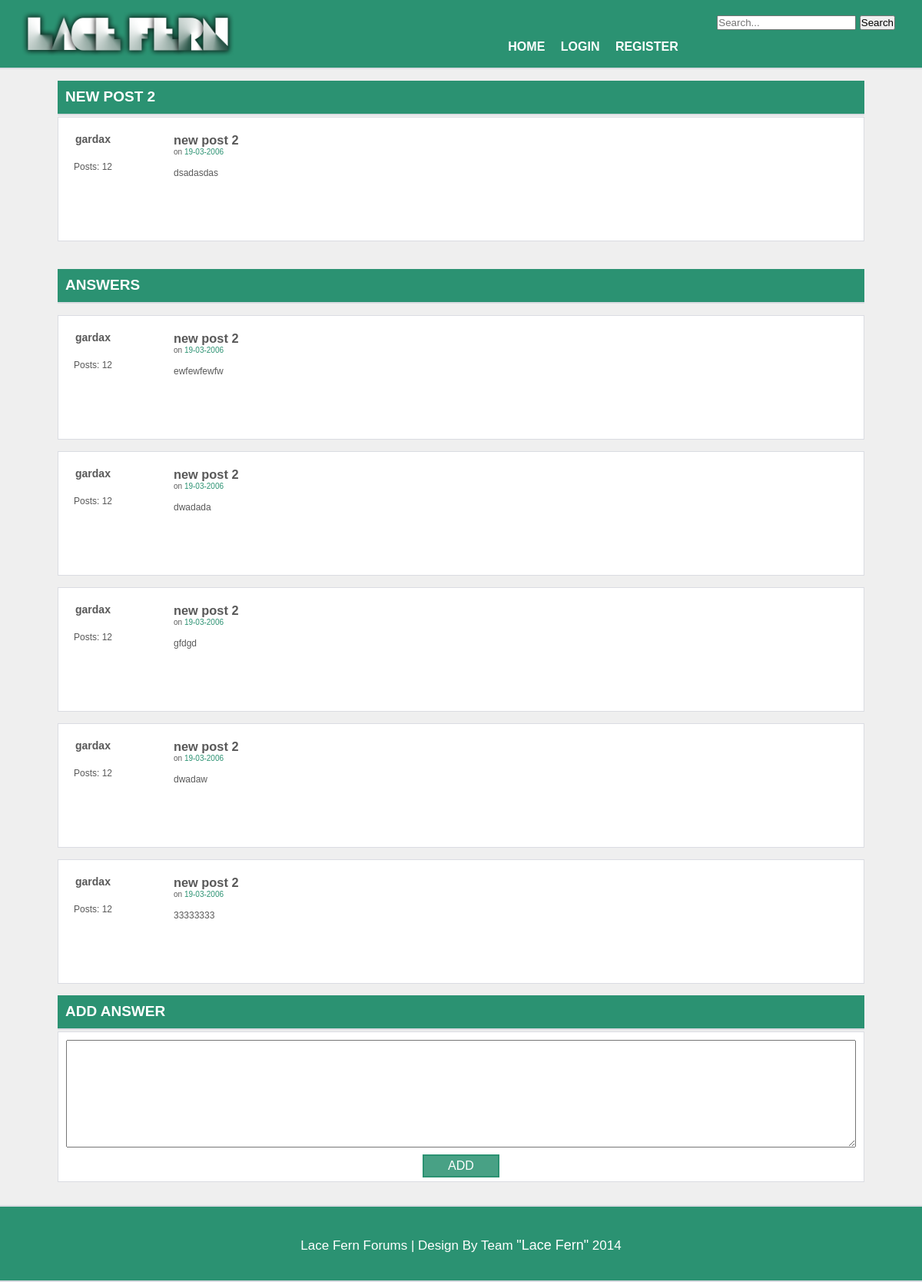
The page /?page=question&id=14 on the database its author committed.
### tables this page shows
CREATE TABLE IF NOT EXISTS `posts` (
  `id` int(11) NOT NULL AUTO_INCREMENT,
  `title` varchar(500) NOT NULL,
  `summary` text NOT NULL,
  `text` text NOT NULL,
  `category_id` int(11) NOT NULL,
  `user_id` int(11) NOT NULL,
  `votes` int(11) NOT NULL DEFAULT '0',
  `answers` int(11) DEFAULT '0',
  `best_answer_id` int(11) DEFAULT NULL,
  PRIMARY KEY (`id`),
  KEY `category_id` (`category_id`,`user_id`),
  KEY `best_answer_id` (`best_answer_id`),
  KEY `category_id_2` (`category_id`),
  KEY `best_answer_id_2` (`best_answer_id`),
  KEY `category_id_3` (`category_id`),
  KEY `user_id` (`user_id`)
);

CREATE TABLE IF NOT EXISTS `users` (
  `id` int(11) NOT NULL AUTO_INCREMENT,
  `username` varchar(100) NOT NULL,
  `email` varchar(100) NOT NULL,
  `first_name` varchar(50) NOT NULL,
  `last_name` varchar(50) NOT NULL,
  `password` varchar(100) NOT NULL,
  `gender_id` int(11) NOT NULL,
  `salt` varchar(300) NOT NULL,
  `session_key` varchar(100) DEFAULT NULL,
  `isAdmin` tinyint(1) NOT NULL DEFAULT '0',
  PRIMARY KEY (`id`),
  UNIQUE KEY `email` (`email`),
  UNIQUE KEY `username` (`username`),
  KEY `gender_id` (`gender_id`),
  KEY `session_key` (`session_key`)
);

CREATE TABLE IF NOT EXISTS `replies` (
  `id` int(11) NOT NULL AUTO_INCREMENT,
  `text` text NOT NULL,
  `user_id` int(11) NOT NULL,
  `post_id` int(11) NOT NULL,
  `votes` int(11) NOT NULL DEFAULT '0',
  PRIMARY KEY (`id`),
  KEY `user_id` (`user_id`,`post_id`),
  KEY `user_id_2` (`user_id`),
  KEY `post_id` (`post_id`)
);

### Manager/postsManager.php (called while the page is built, shortened)
<?php
require_once('Models/Post.php');
class PostsManager{
    private $pdo;
    function __construct() {
        $this->pdo = new PDO('mysql:host=localhost;dbname=forum', DATABASE_USER);
        $this->pdo->setAttribute(PDO::ATTR_ERRMODE, PDO::ERRMODE_EXCEPTION);
    }
    function getPostByIDAll($id) {
        $query = $this->pdo->prepare("SELECT *
                                          FROM posts
                                          JOIN users ON posts.user_id = users.id
                                          WHERE posts.id = :id");
        $query->bindParam(':id', $id);
        $query->execute();
        $data = $query->fetch();
        if ($data) {
            return new Post($data);
        }
        return null;
    }
}

### Service/postsService.php (called while the page is built, shortened)
<?php
require_once('Manager/postsManager.php');
class PostsService{
    private $manager;
    function __construct() {
        $this->manager = new PostsManager();
    }
    function getPostByIDAll($id) {
        return $this->manager->getPostByIDAll($id);
    }
}

### Models/Post.php (called while the page is built, shortened)
<?php
class Post {
    private $title;
    private $text;
    private $username;
    function __construct($userData = null) {
        if(isset($userData['title'])){
            $this->title = $userData['title'];
        }
        if(isset($userData['text'])){
            $this->text = $userData['text'];
        }
        if(isset($userData['username'])){
            $this->username = $userData['username'];
        }
    }
    public function getTitle()
    {
        return $this->title;
    }
    public function getText()
    {
        return $this->text;
    }
    public function getUsername()
    {
        return $this->username;
    }
}

### Manager/replyManager.php (called while the page is built, shortened)
<?php
class replyManager {
    private $pdo;
    function __construct() {
        $this->pdo = new PDO('mysql:host=localhost;dbname=forum', DATABASE_USER);
        $this->pdo->setAttribute(PDO::ATTR_ERRMODE, PDO::ERRMODE_EXCEPTION);
    }
    function getAllRepliesByTopicID($id){
        $query = $this->pdo->prepare("SELECT *
                                          FROM replies
                                          JOIN users ON replies.user_id = users.id
                                          WHERE post_id LIKE :id");
        $query->bindParam(':id', $id);
        $query->execute();
        $data = $query->fetchAll();
        $allReplies = [];
        foreach ($data as $reply){
            array_push($allReplies, $reply);
        }
        return $allReplies;
    }
}

### views/question.php (the view, shortened to what this page needs)
<main>
    <?php
    $postID = 0;
    if (isset($_GET['id'])){
        $postID = $_GET['id'];
    } else {
        header("Location: ?page=error&error=Use the main page to see posts");
    }
    $postService = new PostsService();
    $post = $postService->getPostByIDAll($postID);
    ?>
    <section class="messageSection question">
        <header>
            <h1 style="display: inline-block"><?php echo $post->getTitle()?></h1>
         </header>
        <article>
            <div class="userHolder">
                <h4><?php echo $post->getUsername();?></h4>
                <span style="width:100px; text-align: left">Posts: 12</span>
            </div>
            <div class="messageHolder">
                <h3><?php echo $post->getTitle()?></h3>
                <p>on <span>19-03-2006</span></p>
                <div class="message">
                    <p><?php echo $post->getText()?></p>
                </div>
            </div>
        </article>
    </section>
    <?php
    $replyManager = new replyManager();
    $allReplies = $replyManager->getAllRepliesByTopicID($postID);
    if (count($allReplies) < 1){ ?>
        <section class="messageSection">
            <header>
                <h1>Answers: None</h1>
            </header>
        </section>
    <?php
    } else {?>
        <section class="messageSection">
            <header>
                <h1>Answers</h1>
            </header>
        </section>
    <?php
    foreach ($allReplies as $reply){ ?>
        <section class="messageSection">
            <article>
                <div class="userHolder">
                    <h4><?php echo $reply[6]?></h4>
                    <span style="width:100px; text-align: left">Posts: 12</span>
                </div>
                <div class="messageHolder">
                    <h3><?php echo $post->getTitle()?></h3>
                    <p>on <span>19-03-2006</span></p>
                    <div class="message">
                        <p><?php echo $reply[1]?></p>
                    </div>
                </div>
            </article>
        </section>
    <?php
    }}
    ?>
    <section class="messageSection">
        <header>
            <h1>ADD ANSWER</h1>
        </header>
        <form action="" method="POST">
            <textarea name="text"></textarea>
            <input type="submit" value="ADD" name="addReply">
        </form>
    </section>
</main>

### styles/styles.css (style rules this page uses)
* { margin:0px; padding: 0px; box-sizing: border-box; }
body { background: #EFEFEF; font-family: Helvetica, sans-serif; }
header, footer { width: 100%; height: 90px; background: #2B9272; border-bottom: 2px solid #DADCE2; }
main > section { width:1050px; border: 0px solid black; margin: 0px auto; margin-top: 15px; margin-bottom: 30px; }
main > section > article { background: white; width: 100%; border: 1px solid #DADCE2; min-height: 70px; margin: 0px auto; margin-bottom: 3px; }
main > section > article > div { text-align: center; font-size: 14px; color: #595959; margin-top: 20px; margin-bottom: 20px; padding-left: 50px; padding-right: 50px; }
main > section > header { width: 100%; height: 45px; color: white; margin-bottom: 2px; background: #2B9272; }
main > section > header > h1 { padding-top: 10px; padding-left: 10px; font-size: 19px; }
section > header > h1 { text-transform: uppercase; }
section > form { padding-top: 30px; background: white; width: 100%; border: 1px solid #DADCE2; margin: 0px auto; margin-bottom: 3px; }
section > form > ul > #buttons > button, section > form > ul > #buttons > input , .messageSection > form > input, .messageSection > header > input { outline: none; margin: 5px; color: white; font-size: 16px; background-color: rgba(43, 146, 114, 0.86); border: solid 2px rgba(43, 146, 114, 1); width: 100px; height: 30px; }
main > .messageSection > article { min-height: 110px; max-height: none; }
main > .messageSection { margin-bottom: 0px; }
.messageSection .userHolder { position: absolute; display: inline-block; width: 150px; min-height: 200px; margin-left: -30px; }
.messageSection .userHolder span { display: inline-block; margin-top: 5px; margin-bottom: 5px; font-size: 12px; }
.messageSection .messageHolder { display: inline-block; width:900px; margin-left: 100px; min-height: 120px; }
.messageSection .messageHolder h3, .messageHolder p { text-align: left; }
.messageSection .messageHolder p { font-size: 10px; }
.messageSection .messageHolder p span { color:#2B9272; cursor: default; }
.messageSection .messageHolder .message, .messageHolder .userSign { margin-top: 15px; }
.messageHolder .message p, .messageHolder .userSign p { text-align: justify; font-size: 12px; }
.messageSection > form { width: 100%; height: 100%; text-align: center; padding-top: 10px; }
.messageSection > form > textarea { width: 98%; height: 140px; }
main > .question { min-height: 230px; }
#addPostWrapper input, textarea, select { width: 200px; height: 30px; outline: none; }

### rows shown on the page
posts: title "NEW POST 2", user.username "gardax", title "new post 2", text "dsadasdas"
replies: user.username "gardax", post.title "new post 2", text "ewfewfewfw"
replies: user.username "gardax", post.title "new post 2", text "dwadada"
replies: user.username "gardax", post.title "new post 2", text "gfdgd"
replies: user.username "gardax", post.title "new post 2", text "dwadaw"
replies: user.username "gardax", post.title "new post 2", text "33333333"
